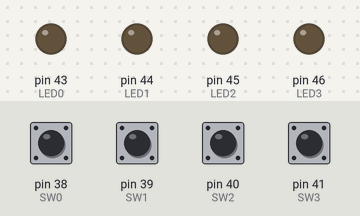
The sketch below on a simulated Arduino Mega 2560, built with avr-gcc and run on an emulated ATmega2560. Parts: output pins drawn as LEDs (lit = HIGH). Inputs (shaded band) come from the test bench; at power-on: pin 38 (SW0), pin 39 (SW1), pin 40 (SW2), pin 41 (SW3) HIGH.

Above: at 1.2 s.
1.3 s: pin 38 (SW0) pulled LOW for 0.15 s
At 2.5 s:
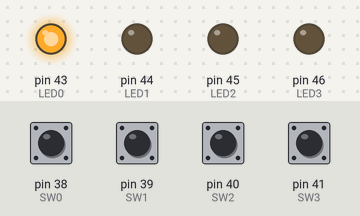
2.9 s: pin 39 (SW1) pulled LOW for 0.15 s
At 4.0 s:
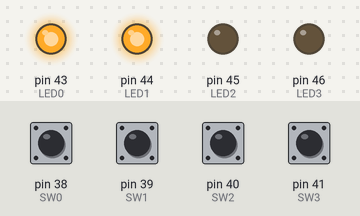
4.5 s: pin 40 (SW2) pulled LOW for 0.15 s
At 5.2 s:
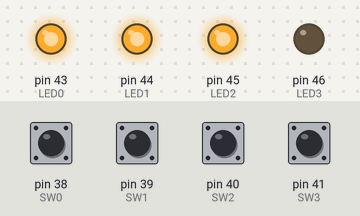
6.1 s: pin 41 (SW3) pulled LOW for 0.15 s
At 6.5 s:
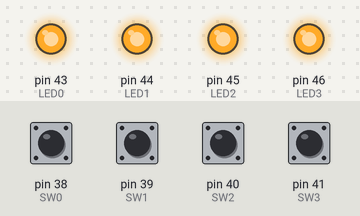
7.7 s: pin 38 (SW0) pulled LOW for 1 s
At 8.9 s:
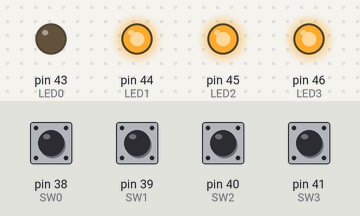
10.2 s: pin 39 (SW1) pulled LOW for 1 s
At 10.9 s:
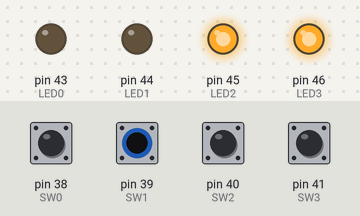
Timing chart, 0 to 13.2 s (numbered marks = the images above; inputs shaded):
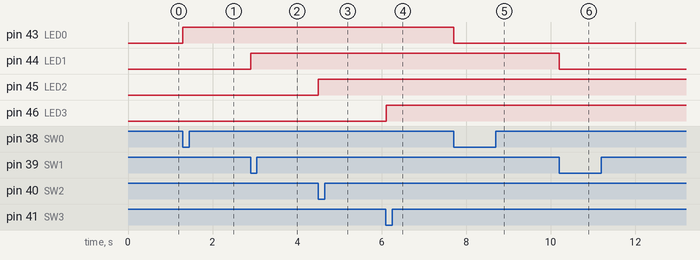

Measured:
- after the input at 1.3 s, pin 43 (LED0): LOW → HIGH at once
- after the input at 2.9 s, pin 44 (LED1): LOW → HIGH at once
- after the input at 4.5 s, pin 45 (LED2): LOW → HIGH at once
- after the input at 6.1 s, pin 46 (LED3): LOW → HIGH at once
- after the input at 7.7 s, pin 43 (LED0): HIGH → LOW at once
- after the input at 10.2 s, pin 44 (LED1): HIGH → LOW at once

The sketch:

226lab.ino
```cpp
int LED0 = 43;
int LED1 = 44;
int LED2 = 45;
int LED3 = 46;

int SW0 = 38;
int SW1 = 39;
int SW2 = 40;
int SW3 = 41;

bool ledState0 = LOW;
bool ledState1 = LOW;
bool ledState2 = LOW;
bool ledState3 = LOW;

bool prevSW0 = HIGH;
bool prevSW1 = HIGH;
bool prevSW2 = HIGH;
bool prevSW3 = HIGH;

void setup() {

  pinMode(LED0, OUTPUT);
  pinMode(LED1, OUTPUT);
  pinMode(LED2, OUTPUT);
  pinMode(LED3, OUTPUT);

  digitalWrite(LED0, LOW);
  digitalWrite(LED1, LOW);
  digitalWrite(LED2, LOW);
  digitalWrite(LED3, LOW);

  pinMode(SW0, INPUT_PULLUP);
  pinMode(SW1, INPUT_PULLUP);
  pinMode(SW2, INPUT_PULLUP);
  pinMode(SW3, INPUT_PULLUP);
}

void loop() {

  bool currentSW0 = digitalRead(SW0);
  bool currentSW1 = digitalRead(SW1);
  bool currentSW2 = digitalRead(SW2);
  bool currentSW3 = digitalRead(SW3);

  if (prevSW0 == HIGH && currentSW0 == LOW) {
    ledState0 = !ledState0;
    digitalWrite(LED0, ledState0);
  }


  if (prevSW1 == HIGH && currentSW1 == LOW) {
    ledState1 = !ledState1;
    digitalWrite(LED1, ledState1);
  }


  if (prevSW2 == HIGH && currentSW2 == LOW) {
    ledState2 = !ledState2;
    digitalWrite(LED2, ledState2);
  }


  if (prevSW3 == HIGH && currentSW3 == LOW) {
    ledState3 = !ledState3;
    digitalWrite(LED3, ledState3);
  }


  prevSW0 = currentSW0;
  prevSW1 = currentSW1;
  prevSW2 = currentSW2;
  prevSW3 = currentSW3;


  delay(50);
}
```
